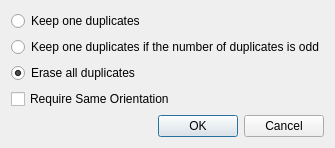
<?xml version="1.0" encoding="UTF-8"?>
<ui version="4.0">
 <class>Dialog</class>
 <widget class="QDialog" name="Dialog">
  <property name="geometry">
   <rect>
    <x>0</x>
    <y>0</y>
    <width>201</width>
    <height>98</height>
   </rect>
  </property>
  <property name="windowTitle">
   <string>Dialog</string>
  </property>
  <layout class="QVBoxLayout" name="verticalLayout_2">
   <item>
    <layout class="QVBoxLayout" name="verticalLayout">
     <item>
      <widget class="QRadioButton" name="keepOneRadio">
       <property name="text">
        <string>Keep one duplicates</string>
       </property>
       <property name="toolTip">
        <string>&lt;html&gt;&lt;head/&gt;&lt;body&gt;&lt;p&gt;Indicate, when multiple polygons are duplicates, to keep one of the duplicate polygons.&lt;/p&gt;&lt;/body&gt;&lt;/html&gt;</string>
       </property>
      </widget>
     </item>
     <item>
      <widget class="QRadioButton" name="keepOneIfOddRadio">
       <property name="text">
        <string>Keep one duplicates if the number of duplicates is odd</string>
       </property>
       <property name="toolTip">
        <string>&lt;html&gt;&lt;head/&gt;&lt;body&gt;&lt;p&gt;Indicate, when multiple polygons are duplicates, to keep one of the duplicate polygons if their number is odd.&lt;/p&gt;&lt;/body&gt;&lt;/html&gt;</string>
       </property>
      </widget>
     </item>
     <item>
      <widget class="QRadioButton" name="eraseAllRadio">
       <property name="text">
        <string>Erase all duplicates</string>
       </property>
       <property name="toolTip">
        <string>&lt;html&gt;&lt;head/&gt;&lt;body&gt;&lt;p&gt;Indicate, when multiple polygons are duplicates, to remove all the duplicate polygons.&lt;/p&gt;&lt;/body&gt;&lt;/html&gt;</string>
       </property>
       <property name="checked">
        <bool>true</bool>
       </property>
      </widget>
     </item>
     <item>
      <widget class="QCheckBox" name="rsoCheckBox">
       <property name="toolTip">
        <string>&lt;html&gt;&lt;head/&gt;&lt;body&gt;&lt;p&gt;&lt;span style=&quot; font-family:'Roboto,sans-serif'; font-size:14px; color:#000000; background-color:#ffffff;&quot;&gt;Indicate if polygon orientation should be taken into account when determining whether two polygons are duplicates, that is, whether e.g. the triangles &lt;/span&gt;&lt;span style=&quot; font-size:14px; color:#000000; background-color:#ffffff;&quot;&gt;0,1,2&lt;/span&gt;&lt;span style=&quot; font-family:'Roboto,sans-serif'; font-size:14px; color:#000000; background-color:#ffffff;&quot;&gt; and &lt;/span&gt;&lt;span style=&quot; font-size:14px; color:#000000; background-color:#ffffff;&quot;&gt;0,2,1&lt;/span&gt;&lt;span style=&quot; font-family:'Roboto,sans-serif'; font-size:14px; color:#000000; background-color:#ffffff;&quot;&gt; are duplicates.&lt;/span&gt;&lt;/p&gt;&lt;/body&gt;&lt;/html&gt;</string>
       </property>
       <property name="text">
        <string>Require Same Orientation</string>
       </property>
      </widget>
     </item>
    </layout>
   </item>
   <item>
    <widget class="QDialogButtonBox" name="buttonBox">
     <property name="orientation">
      <enum>Qt::Horizontal</enum>
     </property>
     <property name="standardButtons">
      <set>QDialogButtonBox::Cancel|QDialogButtonBox::Ok</set>
     </property>
    </widget>
   </item>
  </layout>
 </widget>
 <resources/>
 <connections>
  <connection>
   <sender>buttonBox</sender>
   <signal>accepted()</signal>
   <receiver>Dialog</receiver>
   <slot>accept()</slot>
   <hints>
    <hint type="sourcelabel">
     <x>248</x>
     <y>254</y>
    </hint>
    <hint type="destinationlabel">
     <x>157</x>
     <y>274</y>
    </hint>
   </hints>
  </connection>
  <connection>
   <sender>buttonBox</sender>
   <signal>rejected()</signal>
   <receiver>Dialog</receiver>
   <slot>reject()</slot>
   <hints>
    <hint type="sourcelabel">
     <x>316</x>
     <y>260</y>
    </hint>
    <hint type="destinationlabel">
     <x>286</x>
     <y>274</y>
    </hint>
   </hints>
  </connection>
 </connections>
</ui>
